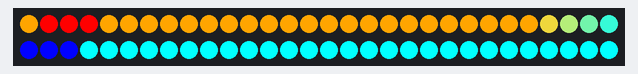
Recording of a sketch running on a simulated Arduino Uno, built with avr-gcc and run on an emulated ATmega328P. Parts: 60 RGB LEDs in strip order, left to right, continuing on the next row.

Above: at 0.21 s.
At 4.98 s:
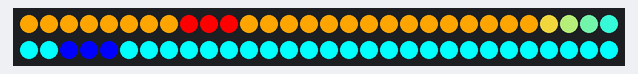
At 10.07 s:
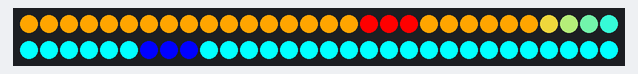
At 19.94 s:
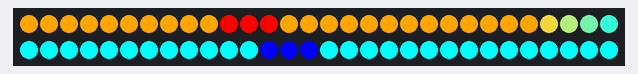
At 29.8 s:
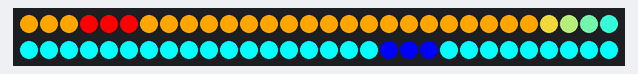
At 39.82 s:
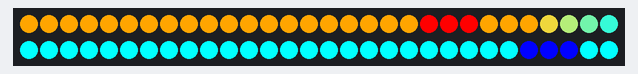

The sketch:

LED_v1.1.ino
```cpp
#include <Adafruit_NeoPixel.h>

#define PIN            6  // Neopixelのデータピン
#define NUMPIXELS      60  // Neopixelの総LED数

Adafruit_NeoPixel strip = Adafruit_NeoPixel(NUMPIXELS, PIN, NEO_GRB + NEO_KHZ800);

int redStart = 0;  // 赤色の光の塊の始まりのLED番号
int redEnd = 2;    // 赤色の光の塊の終わりのLED番号
int blueStart = 30;  // 青色の光の塊の始まりのLED番号
int blueEnd = 32;    // 青色の光の塊の終わりのLED番号

void setup() {
  strip.begin();
  strip.show();  // 初期化時に全てのLEDをオフにする
}

void loop() {
  flowRedToOrange();    // LED番号1から25までを赤色の光の塊を流す
  gradientOrangeToCyan(); // LED番号26から30までをオレンジから水色のグラデーションにする
  flowBlueToCyan();     // LED番号31から60までを青色の光の塊を流す
}

void flowRedToOrange() {
  for (int i = 0; i < 25; i++) {
    if (i >= redStart && i <= redEnd) {
      strip.setPixelColor(i, 255, 0, 0);  // 赤色の光の塊
    } else {
      strip.setPixelColor(i, 255, 165, 0);  // オレンジ
    }
  }

  strip.show();
  delay(50);

  redStart++;  // 赤色の光の塊の始まりを1つずらす
  redEnd++;    // 赤色の光の塊の終わりを1つずらす

  if (redEnd > 24) {  // 赤色の光の塊がLED番号25を超えたら
    redStart = 0;     // 赤色の光の塊の始まりを0に戻す
    redEnd = 2;       // 赤色の光の塊の終わりを4に戻す
  }
}

void gradientOrangeToCyan() {
  for (int i = 25; i < 30; i++) {
    int red = map(i, 25, 30, 255, 0);
    int green = map(i, 25, 30, 165, 255);
    int blue = map(i, 25, 30, 0, 255);
    strip.setPixelColor(i, red, green, blue);  // グラデーション
  }

  strip.show();
  delay(50);
}

void flowBlueToCyan() {
  for (int i = 30; i < 60; i++) {
    if (i >= blueStart && i <= blueEnd) {
      strip.setPixelColor(i, 0, 0, 255);  // 青色の光の塊
    } else {
      strip.setPixelColor(i, 0, 255, 255);  // 水色
    }
  }

  strip.show();
  delay(50);

  blueStart++;  // 青色の光の塊の始まりを1つずらす
  blueEnd++;    // 青色の光の塊の終わりを1つずらす

  if (blueEnd > 59) {  // 青色の光の塊がLED番号60を超えたら
    blueStart = 30;    // 青色の光の塊の始まりを30に戻す
    blueEnd = 32;      // 青色の光の塊の終わりを34に戻す
  }
}  
```
